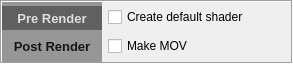
     <widget class="QFrame" name="postRenderFrame">
      <property name="maximumSize">
       <size>
        <width>16777215</width>
        <height>64</height>
       </size>
      </property>
      <property name="frameShape">
       <enum>QFrame::Box</enum>
      </property>
      <property name="frameShadow">
       <enum>QFrame::Sunken</enum>
      </property>
      <layout class="QHBoxLayout" name="horizontalLayout_26">
       <property name="spacing">
        <number>0</number>
       </property>
       <property name="margin">
        <number>0</number>
       </property>
       <item>
        <layout class="QHBoxLayout" name="horizontalLayout_27" stretch="0,0">
         <property name="spacing">
          <number>4</number>
         </property>
         <item>
          <widget class="QFrame" name="postRenderOuterFrame">
           <property name="minimumSize">
            <size>
             <width>100</width>
             <height>48</height>
            </size>
           </property>
           <property name="maximumSize">
            <size>
             <width>100</width>
             <height>64</height>
            </size>
           </property>
           <property name="autoFillBackground">
            <bool>false</bool>
           </property>
           <property name="styleSheet">
            <string notr="true">QFrame { background-color:rgb(150,150,150); }</string>
           </property>
           <property name="frameShape">
            <enum>QFrame::NoFrame</enum>
           </property>
           <property name="frameShadow">
            <enum>QFrame::Raised</enum>
           </property>
           <layout class="QVBoxLayout" name="verticalLayout_10">
            <property name="spacing">
             <number>0</number>
            </property>
            <property name="margin">
             <number>0</number>
            </property>
            <item>
             <widget class="QLabel" name="postRenderLabel">
              <property name="maximumSize">
               <size>
                <width>16777215</width>
                <height>24</height>
               </size>
              </property>
              <property name="font">
               <font>
                <pointsize>10</pointsize>
                <weight>75</weight>
                <bold>true</bold>
               </font>
              </property>
              <property name="acceptDrops">
               <bool>true</bool>
              </property>
              <property name="autoFillBackground">
               <bool>false</bool>
              </property>
              <property name="styleSheet">
               <string notr="true">QLabel { background-color:rgb(96,96,96);       	        	color: rgb(222,222,222); }</string>
              </property>
              <property name="text">
               <string>Pre Render</string>
              </property>
              <property name="alignment">
               <set>Qt::AlignCenter</set>
              </property>
             </widget>
            </item>
            <item>
             <widget class="QLabel" name="postRenderBrief">
              <property name="maximumSize">
               <size>
                <width>16777215</width>
                <height>24</height>
               </size>
              </property>
              <property name="font">
               <font>
                <pointsize>10</pointsize>
                <weight>75</weight>
                <italic>false</italic>
                <bold>true</bold>
                <strikeout>false</strikeout>
               </font>
              </property>
              <property name="acceptDrops">
               <bool>true</bool>
              </property>
              <property name="autoFillBackground">
               <bool>false</bool>
              </property>
              <property name="styleSheet">
               <string notr="true">QLabel {  	color: rgb(22,22,22); }</string>
              </property>
              <property name="text">
               <string>Post Render</string>
              </property>
              <property name="alignment">
               <set>Qt::AlignCenter</set>
              </property>
             </widget>
            </item>
           </layout>
          </widget>
         </item>
         <item>
          <widget class="QFrame" name="frame_5">
           <property name="frameShape">
            <enum>QFrame::NoFrame</enum>
           </property>
           <property name="frameShadow">
            <enum>QFrame::Raised</enum>
           </property>
           <layout class="QHBoxLayout" name="horizontalLayout_2">
            <property name="spacing">
             <number>0</number>
            </property>
            <property name="margin">
             <number>1</number>
            </property>
            <item>
             <widget class="QFrame" name="renderOptRenderManItemsFrame_2">
              <property name="frameShape">
               <enum>QFrame::NoFrame</enum>
              </property>
              <property name="frameShadow">
               <enum>QFrame::Raised</enum>
              </property>
              <layout class="QGridLayout" name="gridLayout">
               <property name="margin">
                <number>1</number>
               </property>
               <item row="1" column="0">
                <widget class="QCheckBox" name="post_makemov_checkBox">
                 <property name="text">
                  <string>Make MOV</string>
                 </property>
                </widget>
               </item>
               <item row="0" column="0">
                <widget class="QCheckBox" name="post_defaultshader_checkBox">
                 <property name="text">
                  <string>Create default shader</string>
                 </property>
                </widget>
               </item>
               <item row="0" column="1">
                <spacer name="horizontalSpacer_2">
                 <property name="orientation">
                  <enum>Qt::Horizontal</enum>
                 </property>
                 <property name="sizeHint" stdset="0">
                  <size>
                   <width>40</width>
                   <height>20</height>
                  </size>
                 </property>
                </spacer>
               </item>
              </layout>
             </widget>
            </item>
           </layout>
          </widget>
         </item>
        </layout>
       </item>
      </layout>
     </widget>
